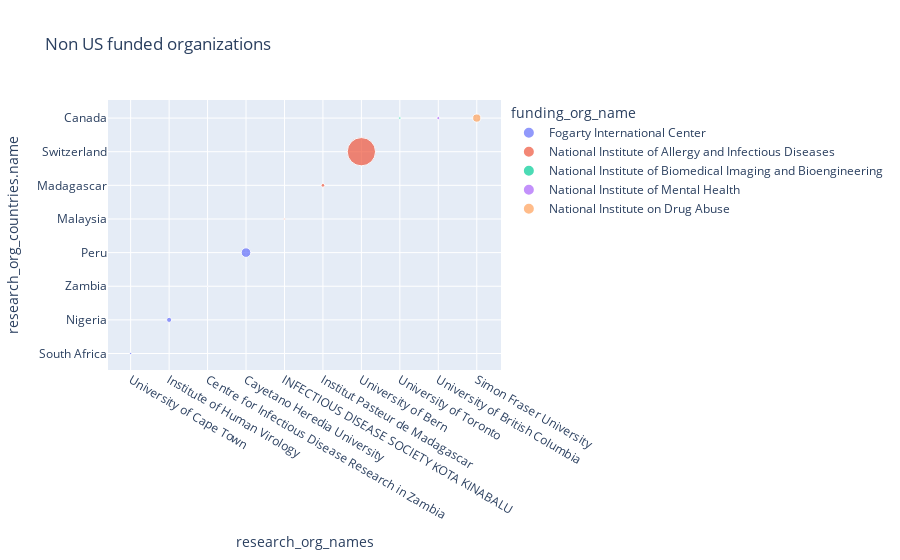

Write notebook code for a chart like this one.
### Code cell
px.scatter(df, y="research_org_countries.name", 
               x="research_org_names", 
              color="funding_org_name", 
              size="funding_usd", 
              height=600,
              title="Non US funded organizations")

### Figure 1 — Plotly figure (JSON) as saved in the notebook; plotly's stock layout.template omitted (floating-point values rounded to 4 significant figures)
{"data": [{"hovertemplate": "funding_org_name=Fogarty International Center<br>research_org_names=%{x}<br>research_org_countries.name=%{y}<br>funding_usd=%{marker.size}<extra></extra>", "legendgroup": "Fogarty International Center", "marker": {"color": "#636efa", "size": [245468, 1300000, 30455, 4509474], "sizemode": "area", "sizeref": 98060.0, "symbol": "circle"}, "mode": "markers", "name": "Fogarty International Center", "orientation": "v", "showlegend": true, "type": "scatter", "visible": true, "x": ["University of Cape Town", "Institute of Human Virology", "Centre for Infectious Disease Research in Zambia", "Cayetano Heredia University"], "xaxis": "x", "y": ["South Africa", "Nigeria", "Zambia", "Peru"], "yaxis": "y"}, {"hovertemplate": "funding_org_name=National Institute of Allergy and Infectious Diseases<br>research_org_names=%{x}<br>research_org_countries.name=%{y}<br>funding_usd=%{marker.size}<extra></extra>", "legendgroup": "National Institute of Allergy and Infectious Diseases", "marker": {"color": "#EF553B", "size": [135502, 674496, 39222704], "sizemode": "area", "sizeref": 98060.0, "symbol": "circle"}, "mode": "markers", "name": "National Institute of Allergy and Infectious Diseases", "orientation": "v", "showlegend": true, "type": "scatter", "visible": true, "x": ["INFECTIOUS DISEASE SOCIETY KOTA KINABALU", "Institut Pasteur de Madagascar", "University of Bern"], "xaxis": "x", "y": ["Malaysia", "Madagascar", "Switzerland"], "yaxis": "y"}, {"hovertemplate": "funding_org_name=National Institute of Biomedical Imaging and Bioengineering<br>research_org_names=%{x}<br>research_org_countries.name=%{y}<br>funding_usd=%{marker.size}<extra></extra>", "legendgroup": "National Institute of Biomedical Imaging and Bioengineering", "marker": {"color": "#00cc96", "size": [295888], "sizemode": "area", "sizeref": 98060.0, "symbol": "circle"}, "mode": "markers", "name": "National Institute of Biomedical Imaging and Bioengineering", "orientation": "v", "showlegend": true, "type": "scatter", "visible": true, "x": ["University of Toronto"], "xaxis": "x", "y": ["Canada"], "yaxis": "y"}, {"hovertemplate": "funding_org_name=National Institute of Mental Health<br>research_org_names=%{x}<br>research_org_countries.name=%{y}<br>funding_usd=%{marker.size}<extra></extra>", "legendgroup": "National Institute of Mental Health", "marker": {"color": "#ab63fa", "size": [478234], "sizemode": "area", "sizeref": 98060.0, "symbol": "circle"}, "mode": "markers", "name": "National Institute of Mental Health", "orientation": "v", "showlegend": true, "type": "scatter", "visible": true, "x": ["University of British Columbia"], "xaxis": "x", "y": ["Canada"], "yaxis": "y"}, {"hovertemplate": "funding_org_name=National Institute on Drug Abuse<br>research_org_names=%{x}<br>research_org_countries.name=%{y}<br>funding_usd=%{marker.size}<extra></extra>", "legendgroup": "National Institute on Drug Abuse", "marker": {"color": "#FFA15A", "size": [3290002], "sizemode": "area", "sizeref": 98060.0, "symbol": "circle"}, "mode": "markers", "name": "National Institute on Drug Abuse", "orientation": "v", "showlegend": true, "type": "scatter", "visible": true, "x": ["Simon Fraser University"], "xaxis": "x", "y": ["Canada"], "yaxis": "y"}], "layout": {"autosize": true, "legend": {"itemsizing": "constant", "title": {"text": "funding_org_name"}, "tracegroupgap": 0}, "title": {"text": "Non US funded organizations"}, "xaxis": {"anchor": "y", "autorange": true, "domain": [0, 1], "range": [-0.5758, 9.611], "title": {"text": "research_org_names"}, "type": "category"}, "yaxis": {"anchor": "x", "autorange": true, "domain": [0, 1], "range": [-0.4801, 7.522], "title": {"text": "research_org_countries.name"}, "type": "category"}}}
